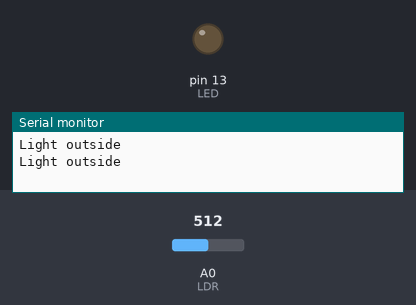
Bench run of a sketch on a simulated Arduino Uno, built with avr-gcc and run on an emulated ATmega328P. Shown: output pins drawn as LEDs (lit = HIGH), the last lines printed to the serial monitor. The inputs (shaded band) are chosen by the test bench; at power-on: A0 (LDR) = 512.

Above: at 1.8 s.
1.9 s: A0 (LDR) set to 105
3.4 s: A0 (LDR) set to 89
At 5.0 s:
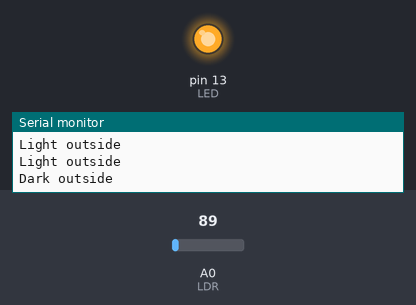
5.5 s: A0 (LDR) set to 110
At 6.6 s:
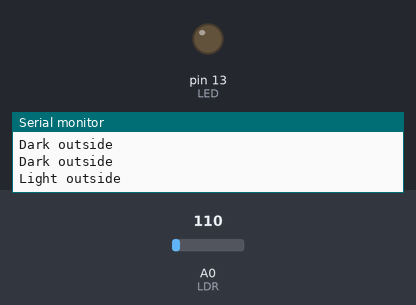
7.5 s: A0 (LDR) set to 90
At 9.3 s:
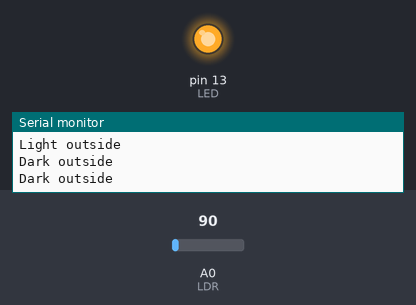
Timing chart, 0 to 10.5 s (numbered marks = the images above; inputs shaded):
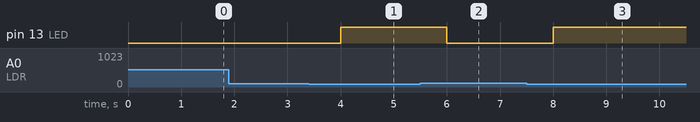

Measured:
- the behaviour switches between 101 and 100 on A0 (LDR) (found by bisection; images 0 and 1)
- after the input at 3.4 s, pin 13 (LED): LOW → HIGH after 0.60 s
- after the input at 5.5 s, pin 13 (LED): HIGH → LOW after 0.50 s
- after the input at 7.5 s, pin 13 (LED): LOW → HIGH after 0.50 s

The sketch:

LDR.ino
```cpp
#define LDR A0 // Connect LDR to analog pin of Arduino
#define LED 13

void setup()
{
  pinMode(LDR, INPUT); //setting LDR to input mode
  pinMode(LED, OUTPUT);
  Serial.begin(9600);
}

void loop()
{
  int status1 = analogRead(LDR); // using analogread to receive the data sensed by the LDR
  if (status1 <= 100)
  {
    Serial.println("Dark outside");
    digitalWrite(LED, HIGH);
    delay(1000);
  }
  else
  {
    Serial.println("Light outside"); // Light fall on LDR -> Decrease it's resistance  ->  Led to increase in Voltage readings
    digitalWrite(LED, LOW);
    delay(1000);
  }
}
```
